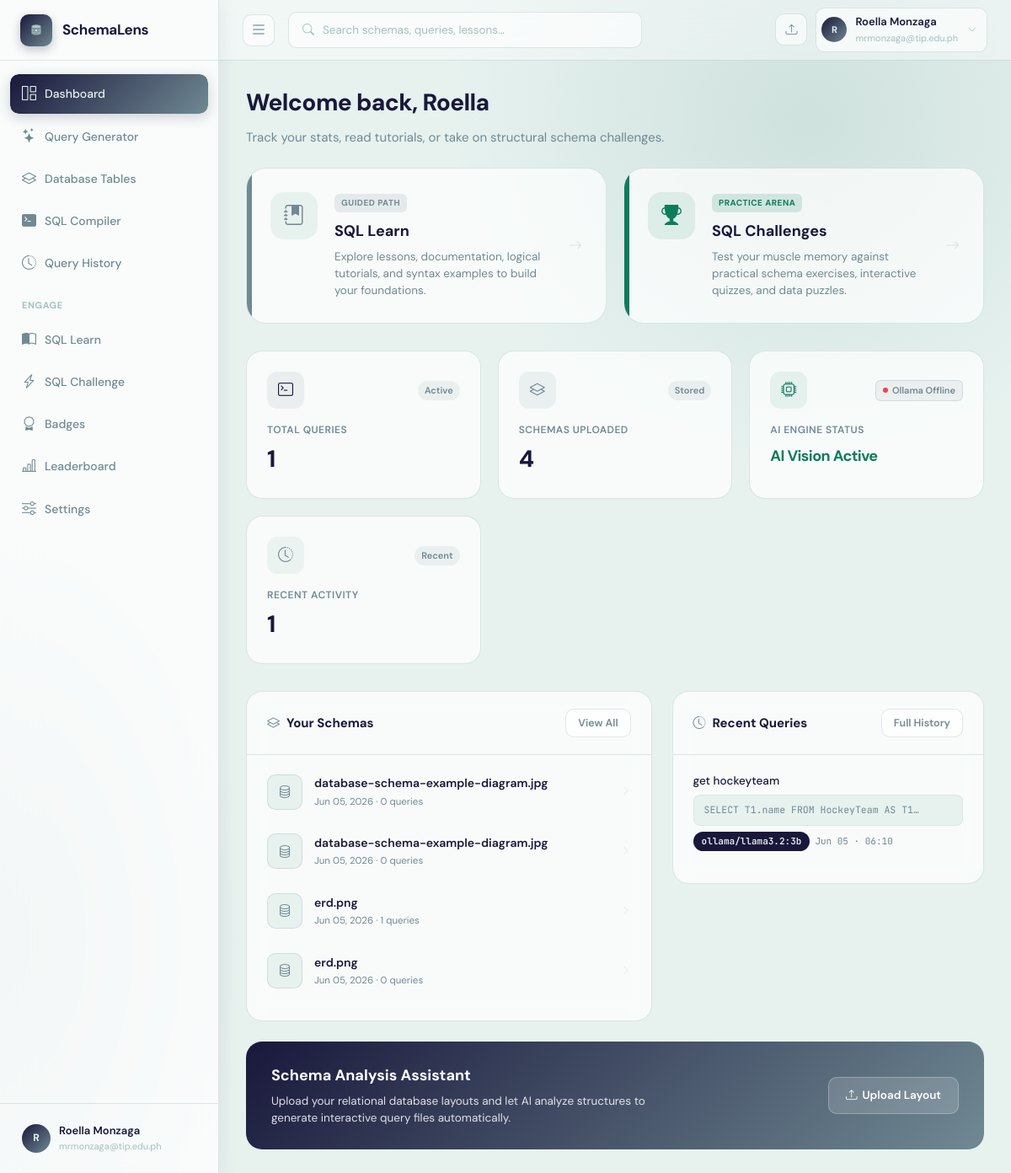
The app's page /dashboard (signed in) with its own data.
### app.py (models this page shows)
class User(UserMixin, db.Model):
    __tablename__ = "users"
    id            = db.Column(db.Integer, primary_key=True)
    supabase_uid  = db.Column(db.String(256), unique=True, nullable=True)  # Supabase Auth UID
    name          = db.Column(db.String(120), nullable=False)
    email         = db.Column(db.String(200), unique=True, nullable=False)
    password      = db.Column(db.String(256), nullable=True)  # nullable — Supabase owns credentials
    company       = db.Column(db.String(120), default="")
    role          = db.Column(db.String(80), default="")
    last_active   = db.Column(db.DateTime, nullable=True)
    streak_days   = db.Column(db.Integer, default=0)
    created_at    = db.Column(db.DateTime, default=datetime.datetime.utcnow)
    agreement_accepted    = db.Column(db.Boolean, default=False)
    agreement_accepted_at = db.Column(db.DateTime, nullable=True)
    schemas      = db.relationship("SchemaUpload", backref="owner", lazy=True,
                                   cascade="all, delete-orphan")
    queries      = db.relationship("QueryHistory", backref="owner", lazy=True,
                                   cascade="all, delete-orphan")
    badges       = db.relationship("UserBadge", backref="user", lazy=True,
                                   cascade="all, delete-orphan")
    challenges   = db.relationship("ChallengeAttempt", backref="user", lazy=True,
                                   cascade="all, delete-orphan")

class SchemaUpload(db.Model):
    __tablename__ = "schema_uploads"
    id            = db.Column(db.Integer, primary_key=True)
    user_id       = db.Column(db.Integer, db.ForeignKey("users.id"), nullable=False)
    filename      = db.Column(db.String(256), nullable=False)
    original_name = db.Column(db.String(256), nullable=False)
    schema_name   = db.Column(db.String(120), default="")
    ocr_text      = db.Column(db.Text, default="")
    parsed_schema = db.Column(db.Text, default="")   # JSON
    confirmed_schema = db.Column(db.Text, default="")  # JSON — user-confirmed/edited version
    uploaded_at   = db.Column(db.DateTime, default=datetime.datetime.utcnow)
    queries       = db.relationship("QueryHistory", backref="schema", lazy=True,
                                    cascade="all, delete-orphan")

class QueryHistory(db.Model):
    __tablename__ = "query_history"
    id             = db.Column(db.Integer, primary_key=True)
    user_id        = db.Column(db.Integer, db.ForeignKey("users.id"), nullable=False)
    schema_id      = db.Column(db.Integer, db.ForeignKey("schema_uploads.id"), nullable=True)
    natural_query  = db.Column(db.Text, nullable=False)
    generated_sql  = db.Column(db.Text, default="")
    model_used     = db.Column(db.String(80), default="")
    sql_explanation = db.Column(db.Text, default="")     # Feature 2: plain-English explanation
    accuracy_score  = db.Column(db.Float, default=None)  # Feature 4: confidence score
    accuracy_notes  = db.Column(db.Text, default="")     # Feature 4: validation notes
    conversation_context = db.Column(db.Text, default="")  # Feature 3: JSON conversation history
    created_at     = db.Column(db.DateTime, default=datetime.datetime.utcnow)

### app.py (the view)
@app.route("/dashboard")
@login_required
def dashboard():
    if not current_user.agreement_accepted:
        return redirect(url_for("agreement_page", next=url_for("dashboard")))
    schemas  = SchemaUpload.query.filter_by(user_id=current_user.id)\
                .order_by(SchemaUpload.uploaded_at.desc()).all()
    recent_q = QueryHistory.query.filter_by(user_id=current_user.id)\
                .order_by(QueryHistory.created_at.desc()).limit(5).all()
    total_q  = QueryHistory.query.filter_by(user_id=current_user.id).count()
    return render_template("dashboard.html",
                           schemas=schemas, recent_queries=recent_q,
                           total_queries=total_q)

### app.py (called while the page is built)
@login_manager.user_loader
def load_user(user_id):
    return db.session.get(User, int(user_id))

@app.context_processor
def inject_ai_status():
    return {"ai_vision_available": bool(GEMINI_API_KEY.strip())}

### templates/dashboard.html (shortened to what this page needs)
{% extends "base.html" %}
{% block head %}
<link rel="stylesheet" href="{{ url_for('static', filename='css/dashboard.css') }}">
{% endblock %}
{% block content %}
<div class="dash-header fade-in">
  <h1>Welcome back, {{ current_user.name.split()[0] }} </h1>
  <p>Track your stats, read tutorials, or take on structural schema challenges.</p>
</div>
<div class="feature-hub fade-in fade-in-1">
  <a href="{{ url_for('learn') }}" class="hub-card learn-card">
    <div class="hub-icon">
      <i class="bi bi-journal-bookmark-fill"></i>
    </div>
    <div class="hub-content">
      <span class="hub-tag">Guided Path</span>
      <div class="hub-title">SQL Learn</div>
      <p class="hub-desc">Explore lessons, documentation, logical tutorials, and syntax examples to build your foundations.</p>
    </div>
    <div class="hub-arrow"><i class="bi bi-arrow-right"></i></div>
  </a>
  <a href="{{ url_for('challenge_page') }}" class="hub-card challenge-card">
    <div class="hub-icon">
      <i class="bi bi-trophy-fill"></i>
    </div>
    <div class="hub-content">
      <span class="hub-tag">Practice Arena</span>
      <div class="hub-title">SQL Challenges</div>
      <p class="hub-desc">Test your muscle memory against practical schema exercises, interactive quizzes, and data puzzles.</p>
    </div>
    <div class="hub-arrow"><i class="bi bi-arrow-right"></i></div>
  </a>
</div>
<div class="stats-grid fade-in fade-in-1">
  <div class="stat-card" id="total-queries">
    <a href="{{ url_for('query_page') }}" style="text-decoration:none; color:inherit;">
      <div class="stat-card-top">
        <div class="stat-card-icon dark"><i class="bi bi-terminal"></i></div>
        <span class="stat-change">Active</span>
      </div>
      <div class="stat-label">Total Queries</div>
      <div class="stat-value">{{ total_queries }}</div>
    </a>
  </div>
  <div class="stat-card">
    <a href="{{ url_for('schemas') }}" style="text-decoration:none; color:inherit;">
      <div class="stat-card-top">
        <div class="stat-card-icon mid"><i class="bi bi-layers"></i></div>
        <span class="stat-change">Stored</span>
      </div>
      <div class="stat-label">Schemas Uploaded</div>
      <div class="stat-value">{{ schemas|length }}</div>
    </a>
  </div>
  <div class="stat-card">
    <a href="{{ url_for('settings') }}" style="text-decoration:none; color:inherit;">
      <div class="stat-card-top" style="gap:8px; flex-wrap:wrap;">
        <div class="stat-card-icon {% if ai_vision_available %}teal{% else %}light{% endif %}"><i class="bi bi-cpu"></i></div>
        <div style="display:flex;align-items:center;gap:6px;">
          <span class="ollama-status-badge ollama-badge ollama-checking" title="Checking status…">
            <span class="ollama-dot"></span>
            <span class="ollama-label">Ollama</span>
          </span>
        </div>
      </div>
      <div class="stat-label">AI Engine Status</div>
      <div class="stat-value" style="font-size:18px; padding-top:4px;">
        {% if ai_vision_available %}<span style="color:#0e7c5a; font-weight:700;">AI Vision Active</span>{% else %}<span style="color:var(--text-soft);">AI Vision Offline</span>{% endif %}
      </div>
    </a>
  </div>
  <div class="stat-card">
    <a href="{{ url_for('history')}}" style="text-decoration:none; color:inherit;">
      <div class="stat-card-top">
        <div class="stat-card-icon light"><i class="bi bi-clock-history"></i></div>
        <span class="stat-change">Recent</span>
      </div>
      <div class="stat-label">Recent Activity</div>
      <div class="stat-value">{{ recent_queries|length }}</div>
    </a>
  </div>
</div>
<div class="dash-grid">
  <div class="card fade-in fade-in-2">
    <div class="card-header">
      <div class="card-title"><i class="bi bi-layers" style="color:var(--primary-mid);margin-right:8px;"></i>Your Schemas</div>
      <a href="{{ url_for('schemas') }}" class="btn btn-outline btn-sm">View All</a>
    </div>
    <div class="card-body">
      {% if schemas %}
        {% for s in schemas[:5] %}
        <a href="{{ url_for('schema_detail', schema_id=s.id) }}" style="text-decoration:none;color:inherit;display:block;">
          <div class="schema-row">
            <div class="schema-thumb"><i class="bi bi-database"></i></div>
            <div style="flex:1; flex-grow:1;">
              <div class="schema-row-name">{{ s.schema_name or s.original_name }}</div>
              <div class="schema-row-meta">{{ s.uploaded_at.strftime('%b %d, %Y') }} · {{ s.queries|length }} queries</div>
            </div>
            <i class="bi bi-chevron-right" style="color:var(--border);font-size:11px;"></i>
          </div>
        </a>
        {% endfor %}
      {% endif %}
    </div>
  </div>
  <div class="card fade-in fade-in-3">
    <div class="card-header">
      <div class="card-title"><i class="bi bi-clock-history" style="color:var(--primary-mid);margin-right:8px;"></i>Recent Queries</div>
      <a href="{{ url_for('history') }}" class="btn btn-outline btn-sm">Full History</a>
    </div>
    <div class="card-body">
      {% if recent_queries %}
        {% for q in recent_queries %}
        <div class="query-row">
          <div class="query-row-text">{{ q.natural_query[:80] }}{% if q.natural_query|length > 80 %}…{% endif %}</div>
          <div class="query-row-sql">{{ q.generated_sql[:80] }}…</div>
          <div style="margin-top:7px;display:flex;gap:6px;align-items:center;">
            <span class="badge {{ 'badge-dark' if q.model_used != 'heuristic' else 'badge-amber' }}">{{ q.model_used }}</span>
            <span style="font-size:11px;color:var(--text-soft);font-family:var(--mono);">{{ q.created_at.strftime('%b %d · %H:%M') }}</span>
          </div>
        </div>
        {% endfor %}
      {% else %}
        <div class="empty">
          <i class="bi bi-terminal"></i>
          <h4>No queries yet</h4>
          <a href="{{ url_for('query_page') }}" class="btn btn-primary mt-2" style="display:inline-flex;">Generate SQL</a>
        </div>
      {% endif %}
    </div>
  </div>
</div>
<div class="ai-panel fade-in fade-in-4">
  <div>
    <h3>Schema Analysis Assistant</h3>
    <p>Upload your relational database layouts and let AI analyze structures to generate interactive query files automatically.</p>
  </div>
  <a href="{{ url_for('schemas') }}" class="ai-panel-btn"><i class="bi bi-upload"></i> Upload Layout</a>
</div>
{% endblock %}

### templates/base.html (shortened to what this page needs)
<!DOCTYPE html>
<html lang="en">
<head>
  <link href="https://cdn.jsdelivr.net/npm/bootstrap-icons@1.11.3/font/bootstrap-icons.css" rel="stylesheet">
  <link rel="stylesheet" href="https://cdnjs.cloudflare.com/ajax/libs/highlight.js/11.9.0/styles/github-dark.min.css">
  {% block head %}{% endblock %}
</head>
<body>
{% if current_user.is_authenticated %}
<aside class="sidebar" id="appSidebar" aria-label="Main Navigation">
  <div class="sidebar-logo">
    <a href="{{ url_for('dashboard') }}">
      <div class="logo-icon">
      </div>
      <span class="logo-text">SchemaLens</span>
    </a>
  </div>
  <nav class="sidebar-nav">
    <a href="{{ url_for('dashboard') }}" class="nav-item {% if request.endpoint=='dashboard' %}active{% endif %}">
      <i class="bi bi-grid-1x2" aria-hidden="true"></i> <span>Dashboard</span>
    </a>
    <a href="{{ url_for('query_page') }}" class="nav-item {% if request.endpoint=='query_page' %}active{% endif %}">
      <i class="bi bi-stars" aria-hidden="true"></i> <span>Query Generator</span>
    </a>
    <a href="{{ url_for('schemas') }}" class="nav-item {% if request.endpoint in ['schemas','schema_detail'] %}active{% endif %}">
      <i class="bi bi-layers" aria-hidden="true"></i> <span>Database Tables</span>
    </a>
    <a href="{{ url_for('sql_compiler') }}" class="nav-item {% if request.endpoint=='sql_compiler' %}active{% endif %}">
      <i class="bi bi-terminal-fill" aria-hidden="true"></i> <span>SQL Compiler</span>
    </a>
    <a href="{{ url_for('history') }}" class="nav-item {% if request.endpoint=='history' %}active{% endif %}">
      <i class="bi bi-clock-history" aria-hidden="true"></i> <span>Query History</span>
    </a>
    <div class="nav-section">Engage</div>
       <a href="{{ url_for('learn') }}" class="nav-item {% if request.endpoint=='learn' %}active{% endif %}">
      <i class="bi bi-book-half" aria-hidden="true"></i> <span>SQL Learn</span>
    </a>
    <a href="{{ url_for('challenge_page') }}" class="nav-item {% if request.endpoint=='challenge_page' %}active{% endif %}">
      <i class="bi bi-lightning-charge" aria-hidden="true"></i> <span>SQL Challenge</span>
    </a>
    <a href="{{ url_for('badges_page') }}"    class="nav-item {% if request.endpoint=='badges_page' %}active{% endif %}">
      <i class="bi bi-award" aria-hidden="true"></i> <span>Badges</span>
    </a>
    <a href="{{ url_for('leaderboard') }}"    class="nav-item {% if request.endpoint=='leaderboard' %}active{% endif %}">
      <i class="bi bi-bar-chart-line" aria-hidden="true"></i> <span>Leaderboard</span>
    </a>
    <a href="{{ url_for('settings') }}" class="nav-item {% if request.endpoint=='settings' %}active{% endif %}">
      <i class="bi bi-sliders" aria-hidden="true"></i> <span>Settings</span>
    </a>
  </nav>
  <div class="sidebar-footer">
   <a href="{{ url_for('settings')}}" class="user-dropdown-wrapper" style="text-decoration: none; color: inherit;" aria-haspopup="true" aria-label="User Profile and Settings">
      <div class="user-row" tabindex="0" aria-label="User Profile Summary">
        <div class="user-avatar">{{ current_user.name[0].upper() }}</div>
        <div>
          <div class="user-name">{{ current_user.name }}</div>
          <div class="user-email">{{ current_user.email[:26] }}{% if current_user.email|length > 26 %}…{% endif %}</div>
        </div>
      </div>
    </a>
  </div>
</aside>
<header class="topbar">
  <button class="icon-btn" id="sidebarToggleBtn" onclick="toggleSidebar()" aria-label="Toggle Sidebar" aria-controls="appSidebar">
    <i class="bi bi-list" style="font-size: 20px;"></i>
  </button>
<div class="search-box" style="position:relative;" id="searchBoxWrapper">
    <i class="bi bi-search" aria-hidden="true" id="searchIcon"></i>
    <input
      type="text"
      id="globalSearchInput"
      placeholder="Search schemas, queries, lessons…"
      autocomplete="off"
      autocorrect="off"
      spellcheck="false"
      aria-label="Global Search"
      aria-autocomplete="list"
      aria-controls="searchDropdown"
      aria-expanded="false"
      role="combobox"
    >
  </div>
  <div class="topbar-right">
    <a href="{{ url_for('schemas') }}" class="icon-btn" title="Upload Schema" aria-label="Upload Schema"><i class="bi bi-upload"></i></a>
    <div class="user-dropdown-wrapper">
      <div class="topbar-user" id="topbarUserBtn" tabindex="0" role="button" aria-haspopup="true" aria-expanded="false" aria-label="User Menu">
        <div class="user-avatar" style="width:30px;height:30px;font-size:11px;">{{ current_user.name[0].upper() }}</div>
        <div>
          <div class="name">{{ current_user.name }}</div>
          <div class="email">{{ current_user.email[:22] }}{% if current_user.email|length>22 %}…{% endif %}</div>
        </div>
        <i class="bi bi-chevron-down" style="font-size:10px;color:var(--text-xs);margin-left:2px;" aria-hidden="true"></i>
      </div>
    </div>
  </div>
</header>
<div class="main">
  <div class="page">
    {% block content %}{% endblock %}
  </div>
</div>
{% else %}
{% block auth_content %}{% endblock %}
{% endif %}
</body>
</html>

### records on screen
User: name "R", name "Roella Monzaga", email "mrmonzaga@tip.edu.ph", name "Roella"
SchemaUpload: schema_name "database-schema-example-diagram.jpg", uploaded_at "Jun 05, 2026", queries|length "0"
SchemaUpload: schema_name "database-schema-example-diagram.jpg", uploaded_at "Jun 05, 2026", queries|length "0"
SchemaUpload: schema_name "erd.png", uploaded_at "Jun 05, 2026", queries|length "1"
SchemaUpload: schema_name "erd.png", uploaded_at "Jun 05, 2026", queries|length "0"
QueryHistory: natural_query "get hockeyteam", generated_sql "SELECT T1.name FROM HockeyTeam AS T1", model_used "ollama/llama3.2:3b", created_at "Jun 05 · 06:10"

### other values on screen
{{ total_queries }} "1"
{{ schemas|length }} "4"
{{ recent_queries|length }} "1"
